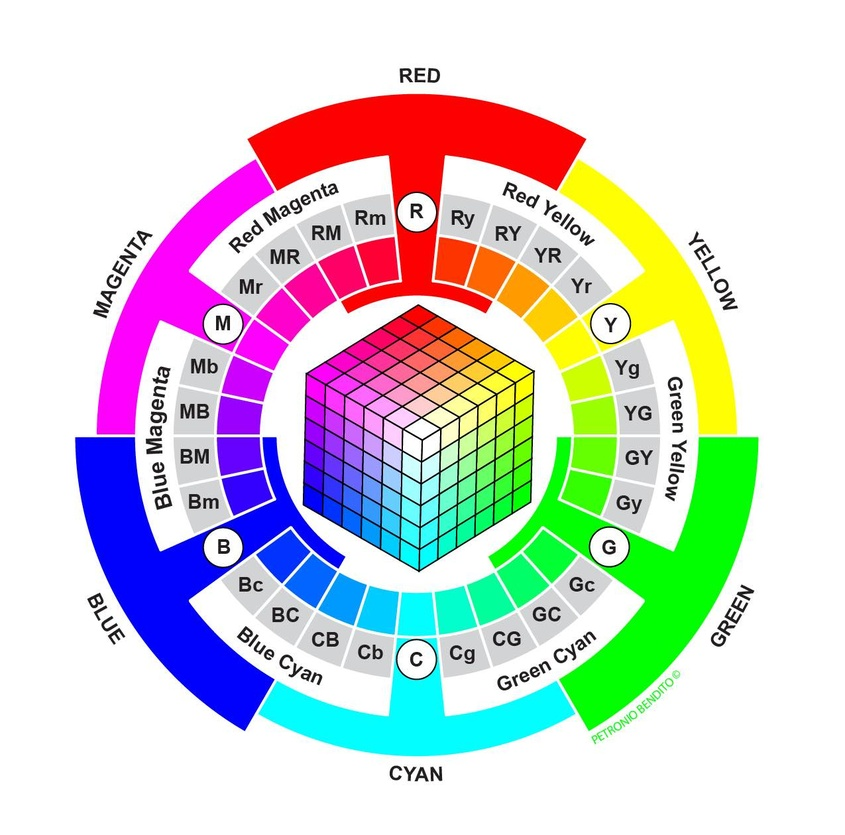
#> input picture cercle_chroma_addit.jpg, 845 x 835 px, shrunk from 1275 x 1259 before the run
$ python filtre_image.py
#> lines starting #> are read from the running program, lines starting #| are printed output that depends on the picture

# importation des bibliothèques et modules
import matplotlib.image as mpimg                # ou "import imageio as mpimg"
import matplotlib.pyplot as plt
import numpy as np
import sys
##
# Définition de la fonction filtre_vert
def filtre_vert( image ):
    photo = np.copy(image)                      # copie de l'image à filtrer
    for i in range(photo.shape[0]):             # i indique la ligne sur laquelle se trouve le pixel
        for j in range(photo.shape[1]):         # j indique la colonne sur laquelle se trouve le pixel
            r, v, b = photo[i, j]               # valeurs des composantes rouge, verte et bleue du pixel situé sur la ligne i et la colonne j
            photo[i, j] = (0,v,0)              # conserve la valeur de la composante verte et annule les composantes rouge et bleue
    return photo
##
# Définition de la fonction filtre_rouge
def filtre_rouge( image ):
    photo = np.copy(image)                      # copie de l'image à filtrer
    for i in range(photo.shape[0]):              # i indique la ligne sur laquelle se trouve le pixel
        for j in range(photo.shape[1]):          # j indique la colonne sur laquelle se trouve le pixel
            r, v, b = photo[i, j]               # valeurs des composantes rouge, verte et bleue du pixel situé sur la ligne i et la colonne j
            photo[i, j] = (r,0,0)              # conserve la valeur de la composante rouge et annule les composantes verte et bleue
    return photo
##
# Définition de la fonction filtre_bleu
def filtre_bleu( image ):
    photo = np.copy(image)                      # copie de l'image à filtrer
    for i in range(photo.shape[0]):             # i indique la ligne sur laquelle se trouve le pixel
        for j in range(photo.shape[1]):         # j indique la colonne sur laquelle se trouve le pixel
            r, v, b = photo[i, j]               # valeurs des composantes rouges, vertes et bleues du pixel situé sur la ligne i et la colonne j
            photo[i, j] = (0,0,b)              # conserve la valeur de la composante bleue et annule les composantes rouge et verte
    return photo
##
# programme principal
# Lecture de l'image sous forme d'un tableau de nombres
photoOriginale = mpimg.imread("cercle_chroma_addit.jpg")   # image placée dans le même dossier que le fichier python ou copier le chemin d'accès
#> photoOriginale is the input picture: shape (835, 845, 3); mean R, G, B 209.8, 209.9, 209.9
#création d'une figure
fig=plt.figure(num="filtrage d'une image", figsize=(16,8))
# Application de la fonction filtre_rouge à la photo choisie
photoFiltreR = filtre_rouge(photoOriginale)
#> after the loop in filtre_rouge, `for i in range(photo.shape[0]):`:
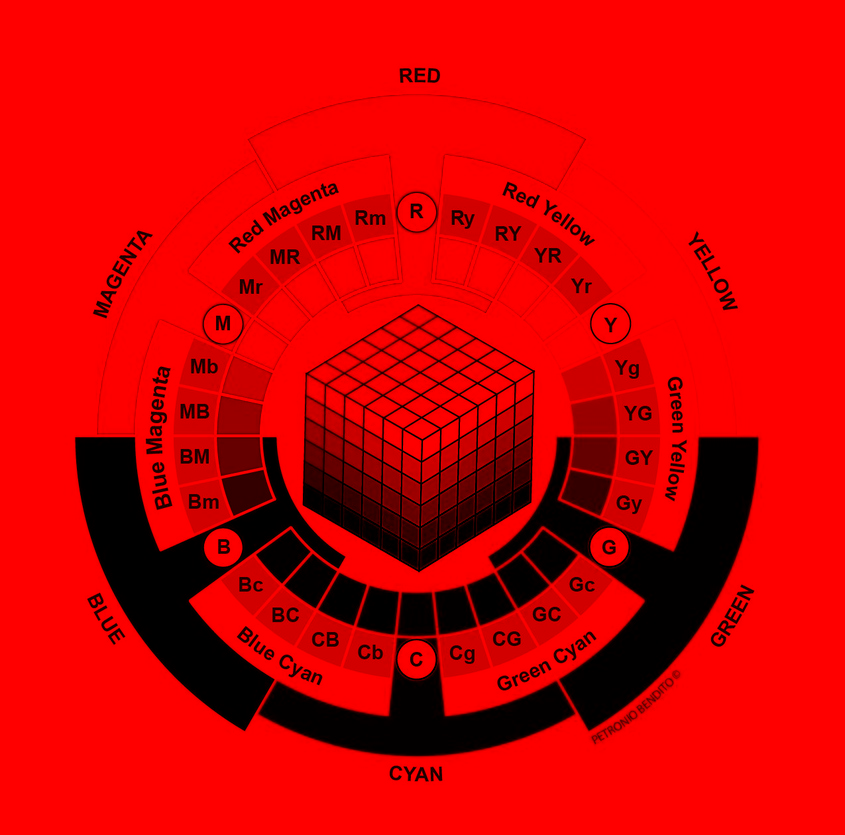
#> photo: shape (835, 845, 3); mean R, G, B 209.8, 0, 0
# Application de la fonction filtre_vert à la photo choisie
photoFiltreV = filtre_vert(photoOriginale)
#> after the loop in filtre_vert, `for i in range(photo.shape[0]):`:
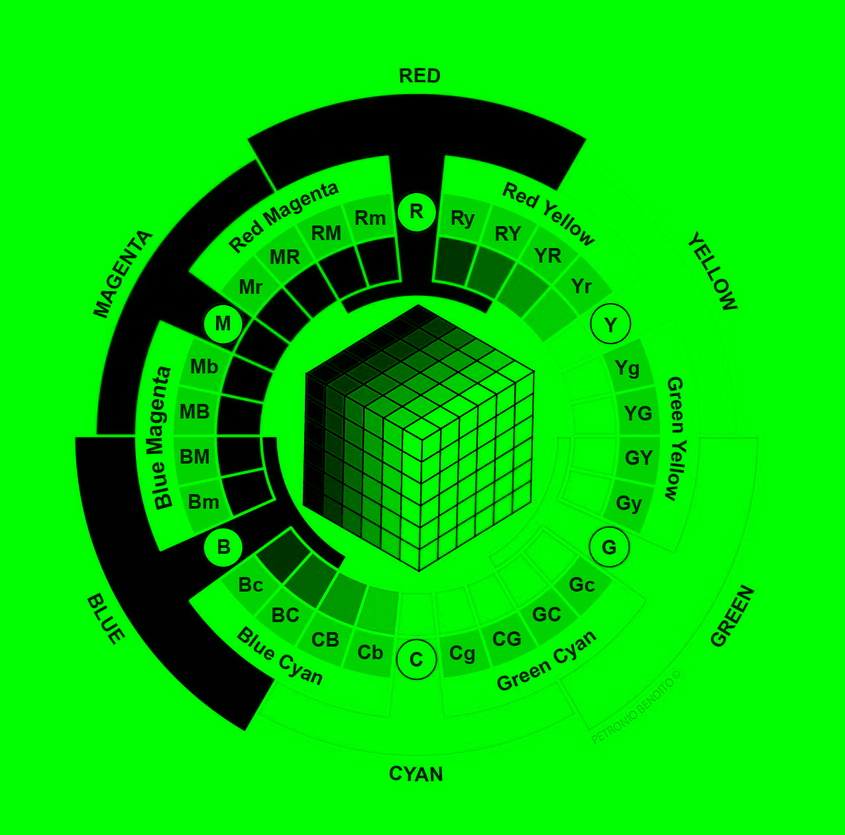
#> photo: shape (835, 845, 3); mean R, G, B 0, 209.9, 0
# Application de la fonction filtre_rouge à la photo choisie
photoFiltreB = filtre_bleu(photoOriginale)
#> after the loop in filtre_bleu, `for i in range(photo.shape[0]):`:
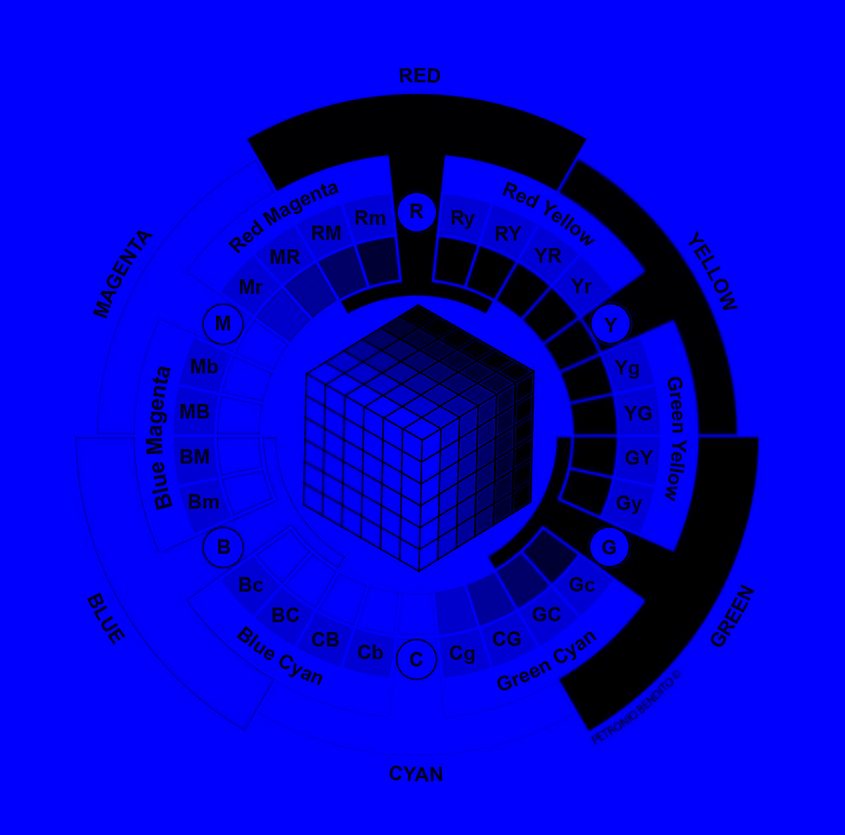
#> photo: shape (835, 845, 3); mean R, G, B 0, 0, 209.9
# position de l'image originale avec un titre
fig.add_subplot(2, 2, 1) # sous-figures en 2x2 on crée une première sous-figure en (1,1)
plt.imshow(photoOriginale)
plt.title('Photo originale')
# création des photos filtrées avec titre
fig.add_subplot(2, 2, 2) # sous-figures en 2x2 on crée une deuxième sous-figure en (1,2)
plt.imshow(photoFiltreV)
plt.title('Photo avec un filtre vert')
fig.add_subplot(2, 2, 3) # sous-figures en 2x2 on crée une troisième sous-figure en (2,1)
plt.imshow(photoFiltreR)
plt.title('Photo avec un filtre rouge')
fig.add_subplot(2, 2, 4) # sous-figures en 2x2 on crée une quatrième sous-figure en (2,2)
plt.imshow(photoFiltreB)
plt.title('Photo avec un filtre bleu')
# Affichage de la figure
fig.tight_layout() # ajuste les sous-figures les unes par rapport aux autres
plt.savefig("photo_filtree.png")
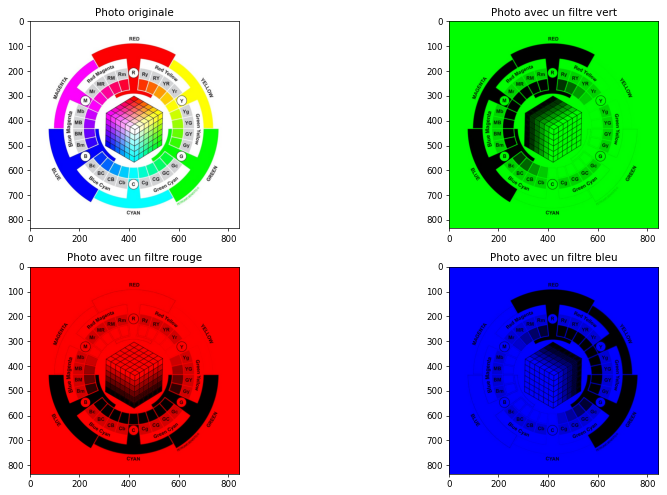
#> figure drawn by matplotlib, 4 panels
plt.show()
if sys.platform.startswith('darwin'):
    sys.exit()
